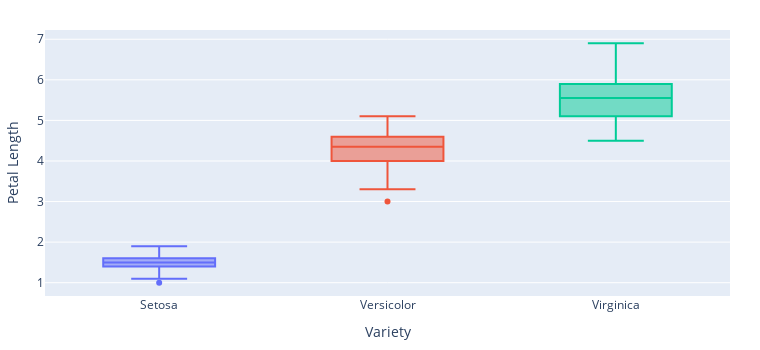

The notebook cell saved with this chart:
### Code cell
# Create boxplot using plotly express
fig = px.box(iris, 
             x='variety', 
             y='petal_length',
             color='variety',
             title='Iris Petal Length by Variety',
             width=plotting_config['subfigure_width'],
             height=plotting_config['subfigure_height'])

# Update layout
fig.update_layout(
    xaxis_title='Variety',
    yaxis_title='Petal Length',
    showlegend=False,
    title=None,  # Remove title to match matplotlib version
    margin=dict(l=30, r=30, t=30, b=50),  # Reduce padding/margins
)

# Show the plot
fig.show()

# Save as SVG file
fig.write_image("panel_A.svg")

### Figure 1 — Plotly figure (JSON) as saved in the notebook; plotly's stock layout.template omitted (floating-point values rounded to 4 significant figures)
{"data": [{"alignmentgroup": "True", "hovertemplate": "variety=%{x}<br>petal_length=%{y}<extra></extra>", "legendgroup": "Setosa", "marker": {"color": "#636efa"}, "name": "Setosa", "notched": false, "offsetgroup": "Setosa", "orientation": "v", "showlegend": true, "type": "box", "x": ["Setosa", "Setosa", "Setosa", "Setosa", "Setosa", "Setosa", "Setosa", "Setosa", "Setosa", "Setosa", "Setosa", "Setosa", "Setosa", "Setosa", "Setosa", "Setosa", "Setosa", "Setosa", "Setosa", "Setosa", "Setosa", "Setosa", "Setosa", "Setosa", "Setosa", "Setosa", "Setosa", "Setosa", "Setosa", "Setosa", "Setosa", "Setosa", "Setosa", "Setosa", "Setosa", "Setosa", "Setosa", "Setosa", "Setosa", "Setosa", "Setosa", "Setosa", "Setosa", "Setosa", "Setosa", "Setosa", "Setosa", "Setosa", "Setosa", "Setosa"], "x0": " ", "xaxis": "x", "y": [1.4, 1.4, 1.3, 1.5, 1.4, 1.7, 1.4, 1.5, 1.4, 1.5, 1.5, 1.6, 1.4, 1.1, 1.2, 1.5, 1.3, 1.4, 1.7, 1.5, 1.7, 1.5, 1, 1.7, 1.9, 1.6, 1.6, 1.5, 1.4, 1.6, 1.6, 1.5, 1.5, 1.4, 1.5, 1.2, 1.3, 1.4, 1.3, 1.5, 1.3, 1.3, 1.3, 1.6, 1.9, 1.4, 1.6, 1.4, 1.5, 1.4], "y0": " ", "yaxis": "y"}, {"alignmentgroup": "True", "hovertemplate": "variety=%{x}<br>petal_length=%{y}<extra></extra>", "legendgroup": "Versicolor", "marker": {"color": "#EF553B"}, "name": "Versicolor", "notched": false, "offsetgroup": "Versicolor", "orientation": "v", "showlegend": true, "type": "box", "x": ["Versicolor", "Versicolor", "Versicolor", "Versicolor", "Versicolor", "Versicolor", "Versicolor", "Versicolor", "Versicolor", "Versicolor", "Versicolor", "Versicolor", "Versicolor", "Versicolor", "Versicolor", "Versicolor", "Versicolor", "Versicolor", "Versicolor", "Versicolor", "Versicolor", "Versicolor", "Versicolor", "Versicolor", "Versicolor", "Versicolor", "Versicolor", "Versicolor", "Versicolor", "Versicolor", "Versicolor", "Versicolor", "Versicolor", "Versicolor", "Versicolor", "Versicolor", "Versicolor", "Versicolor", "Versicolor", "Versicolor", "Versicolor", "Versicolor", "Versicolor", "Versicolor", "Versicolor", "Versicolor", "Versicolor", "Versicolor", "Versicolor", "Versicolor"], "x0": " ", "xaxis": "x", "y": [4.7, 4.5, 4.9, 4, 4.6, 4.5, 4.7, 3.3, 4.6, 3.9, 3.5, 4.2, 4, 4.7, 3.6, 4.4, 4.5, 4.1, 4.5, 3.9, 4.8, 4, 4.9, 4.7, 4.3, 4.4, 4.8, 5, 4.5, 3.5, 3.8, 3.7, 3.9, 5.1, 4.5, 4.5, 4.7, 4.4, 4.1, 4, 4.4, 4.6, 4, 3.3, 4.2, 4.2, 4.2, 4.3, 3, 4.1], "y0": " ", "yaxis": "y"}, {"alignmentgroup": "True", "hovertemplate": "variety=%{x}<br>petal_length=%{y}<extra></extra>", "legendgroup": "Virginica", "marker": {"color": "#00cc96"}, "name": "Virginica", "notched": false, "offsetgroup": "Virginica", "orientation": "v", "showlegend": true, "type": "box", "x": ["Virginica", "Virginica", "Virginica", "Virginica", "Virginica", "Virginica", "Virginica", "Virginica", "Virginica", "Virginica", "Virginica", "Virginica", "Virginica", "Virginica", "Virginica", "Virginica", "Virginica", "Virginica", "Virginica", "Virginica", "Virginica", "Virginica", "Virginica", "Virginica", "Virginica", "Virginica", "Virginica", "Virginica", "Virginica", "Virginica", "Virginica", "Virginica", "Virginica", "Virginica", "Virginica", "Virginica", "Virginica", "Virginica", "Virginica", "Virginica", "Virginica", "Virginica", "Virginica", "Virginica", "Virginica", "Virginica", "Virginica", "Virginica", "Virginica", "Virginica"], "x0": " ", "xaxis": "x", "y": [6, 5.1, 5.9, 5.6, 5.8, 6.6, 4.5, 6.3, 5.8, 6.1, 5.1, 5.3, 5.5, 5, 5.1, 5.3, 5.5, 6.7, 6.9, 5, 5.7, 4.9, 6.7, 4.9, 5.7, 6, 4.8, 4.9, 5.6, 5.8, 6.1, 6.4, 5.6, 5.1, 5.6, 6.1, 5.6, 5.5, 4.8, 5.4, 5.6, 5.1, 5.1, 5.9, 5.7, 5.2, 5, 5.2, 5.4, 5.1], "y0": " ", "yaxis": "y"}], "layout": {"boxmode": "overlay", "height": 350, "legend": {"title": {"text": "variety"}, "tracegroupgap": 0}, "margin": {"b": 50, "l": 30, "r": 30, "t": 30}, "showlegend": false, "title": {}, "width": 760, "xaxis": {"anchor": "y", "categoryarray": ["Setosa", "Versicolor", "Virginica"], "categoryorder": "array", "domain": [0, 1], "title": {"text": "Variety"}}, "yaxis": {"anchor": "x", "domain": [0, 1], "title": {"text": "Petal Length"}}}}
